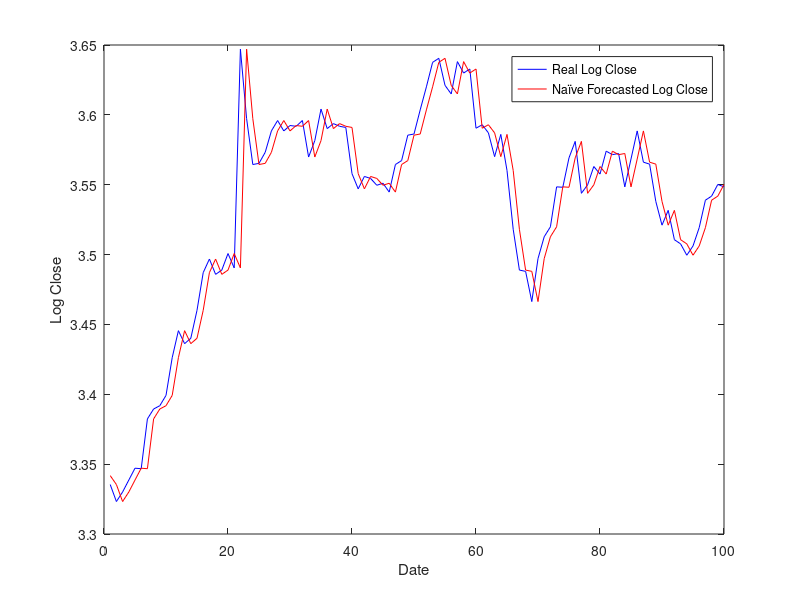

Here is the MATLAB script that generated this plot: (Note: this script raises an error after producing the figure.)
clear;


%% Add path
scriptDir = fileparts(mfilename('fullpath'));
functionsDir = fullfile(scriptDir, '..', 'Functions');
addpath(genpath(functionsDir));

%% Data
rng(2); 

close = csvread("close.csv");
split_idx = size(close,1)-100;

train_close = close(1:split_idx, :);
test_close = close(split_idx+1:end, :);

logclose = log(close);
train_logclose = logclose(1:split_idx, :);
test_logclose = logclose(split_idx+1:end, :);

logreturns = diff(logclose);
train_logreturns = logreturns(1:split_idx-1, :);
test_logreturns = logreturns(split_idx:end, :);


%% Naive Forecasting logclose
forecasted_logclose_naive = zeros(length(test_logclose),1);
for i = 1:length(test_logclose)
    if i == 1
        forecasted_logclose_naive(i) = train_logclose(end);
    else
        forecasted_logclose_naive(i) = test_logclose(i-1); 
    end
end


figure;
plot(test_logclose, 'b', 'DisplayName', 'Real Log Close');
hold on;
plot(forecasted_logclose_naive, 'r', 'DisplayName', 'Naïve Forecasted Log Close');
xlabel('Date');
ylabel('Log Close');
legend;
hold off;


error_metrics_naive_logclose = computeErrorMetrics(test_logclose, forecasted_logclose_naive);
disp('Naïve Forecast Log Close Error Metrics:');
disp(error_metrics_naive_logclose);

disp('Naïve Forecast Log Close Directional Metrics:');
directional_metrics_naive_logclose = computeDirectionalMetrics(test_logclose, forecasted_logclose_naive);
disp(directional_metrics_naive_logclose);


%% Naive Forecasting close
forecasted_close_naive = zeros(length(test_close),1);
for i = 1:length(test_close)
    if i == 1
        forecasted_close_naive(i) = train_close(end);
    else
        forecasted_close_naive(i) = test_close(i-1); 
    end
end


figure;
plot(test_close, 'b', 'DisplayName', 'Real  Close');
hold on;
plot(forecasted_close_naive, 'r', 'DisplayName', 'Naïve Forecasted  Close');
xlabel('Date');
ylabel('Close');
legend;
hold off;


error_metrics_naive_close = computeErrorMetrics(test_close, forecasted_close_naive);
disp('Naïve Forecast Close Error Metrics:');
disp(error_metrics_naive_close);

disp('Naïve Forecast Close Directional Metrics:');
directional_metrics_naive_close = computeDirectionalMetrics(test_close, forecasted_close_naive);
disp(directional_metrics_naive_close);

